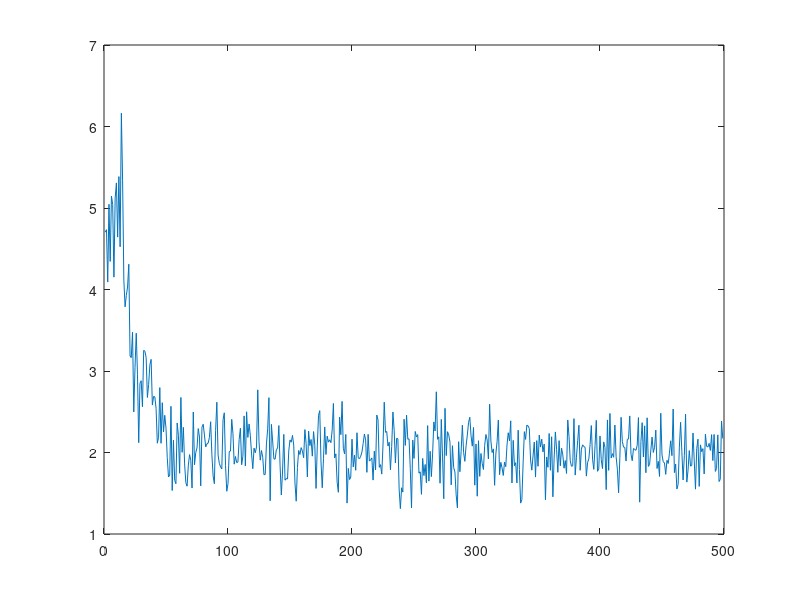
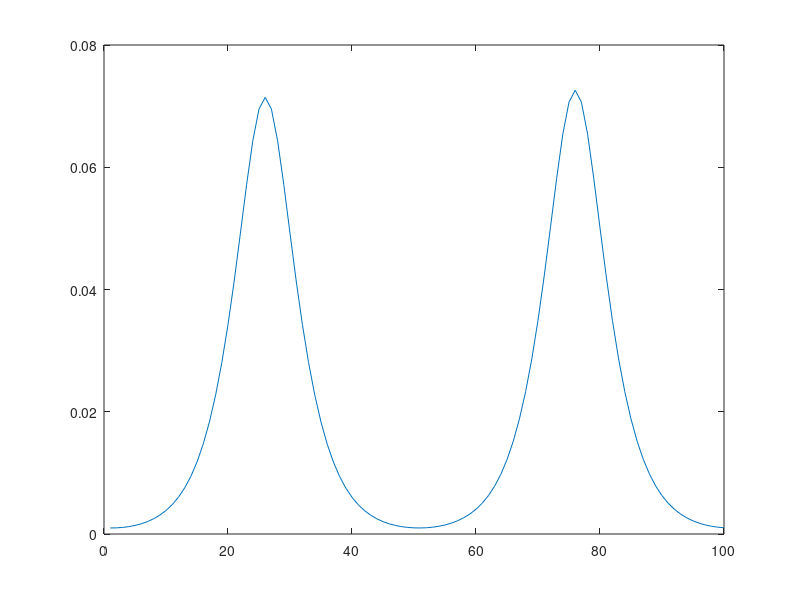

Write the MATLAB code that produced these figures, in order.
% grid size
n = 100;

% construct grid
h = 1/n;
xg = linspace(0,1,n+1);
xg = xg(1:end-1);

% specify potential (periodic double Coulomb well)
a = .3;
V = -1*diag( sqrt( 1./((cos(4*pi*xg)+1) + a^2) ) );

% construct Laplacian
L = zeros(n,n);
for i=1:n-1
    L(i,i) = 2;
    L(i,i+1) = -1;
    L(i+1,i) = -1;
end
L(n,n) = 2;
L(1,n) = -1;
L(n,1) = -1;
L = .01 * L/(h^2);

% construct fake coulomb kernel
K = 2*(1-sqrt(1-cos(2*pi*(xg'-xg))));

% construct noninteracting Hamiltonian
H0 = 0.5*L + V;
H0 = (H0+H0')/2;

% parameters
beta = 50; % inverse temp
maxIter = 10*beta;
N = 2; % number of electrons
alpha = 1/beta; % primal step size
gamma = 1/(2*beta); % dual step size
S = 50; % number of stochastic matvecs

% initialize
mu = 0; % chemical potential
Heff = H0; % effective hamiltonian
NhatHist = zeros(maxIter,1); % history of estimated electron numbers
rhoHist = zeros(n,maxIter); % history of estimated electron densities

% run
for iter=1:maxIter

    % do randomized matvecs by sqrt(P)
    [U,E] = eig(Heff);
    e = diag(E);
    e2 = (1./(1+exp(beta*e)));
    Phalf = U*sqrt(diag(e2))*U';
    Z = randn(n,S);
    W = Phalf*Z;

    % build electron density
    rho = sum(W.*W,2)/S;
    Nhat = sum(rho);

    % build hartree
    VH = K*rho;

    % dual ascent step for chemical potential
    if mod(iter,1)==0
        mu = mu - gamma*(Nhat-N);
    end

    % effective hamiltonian update (primal mirror descent step)
    Heff = (1-alpha)*Heff + alpha*(H0 - mu*eye(n) + diag(VH));
    
    % save history
    rhoHist(:,iter) = rho;
    NhatHist(iter) = Nhat;

end

figure(1);plot(NhatHist(2:end))
figure(2);plot(mean(rhoHist(:,maxIter/2:end),2))